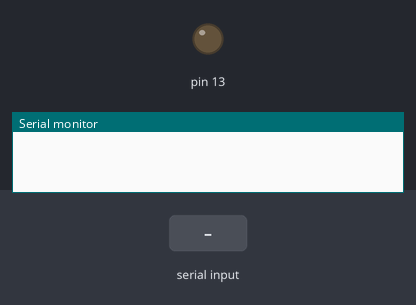
Bench run of a sketch on a simulated Arduino Mega 2560, built with avr-gcc and run on an emulated ATmega2560. Parts: output pins drawn as LEDs (lit = HIGH), the last lines printed to the serial monitor. Inputs (shaded band) come from the test bench.

Above: at 1.2 s.
1.3 s: "1" received over the second serial link
At 3.2 s:
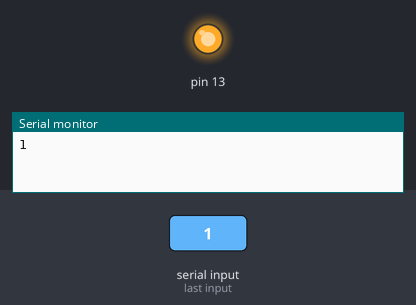
3.8 s: "0" received over the second serial link
At 6.2 s:
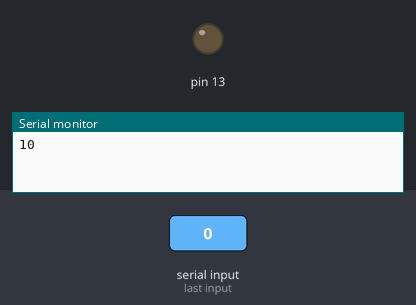
Timing chart, 0 to 7.7 s (numbered marks = the images above; inputs shaded):
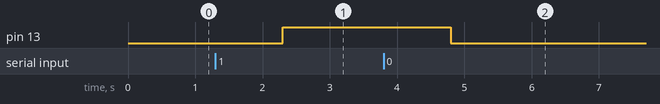

The sketch:

bluetoothledcontroll.ino
```cpp
#include <SoftwareSerial.h>
String CMD;
String cmd1 = "1";
void setup() {
  pinMode(13, OUTPUT);
  Serial.begin(9600);
  Serial1.begin(9600);
}

void loop() {
   if (Serial1.available()) {
    CMD = Serial1.readString();
    if (CMD == cmd1)
      digitalWrite(13, HIGH);
    else
      digitalWrite(13, LOW);
    Serial.print(CMD);
  }
}
```

Measured:
- after the input at 1.3 s, pin 13: LOW → HIGH after 1.0 s
- after the input at 3.8 s, pin 13: HIGH → LOW after 1.0 s
